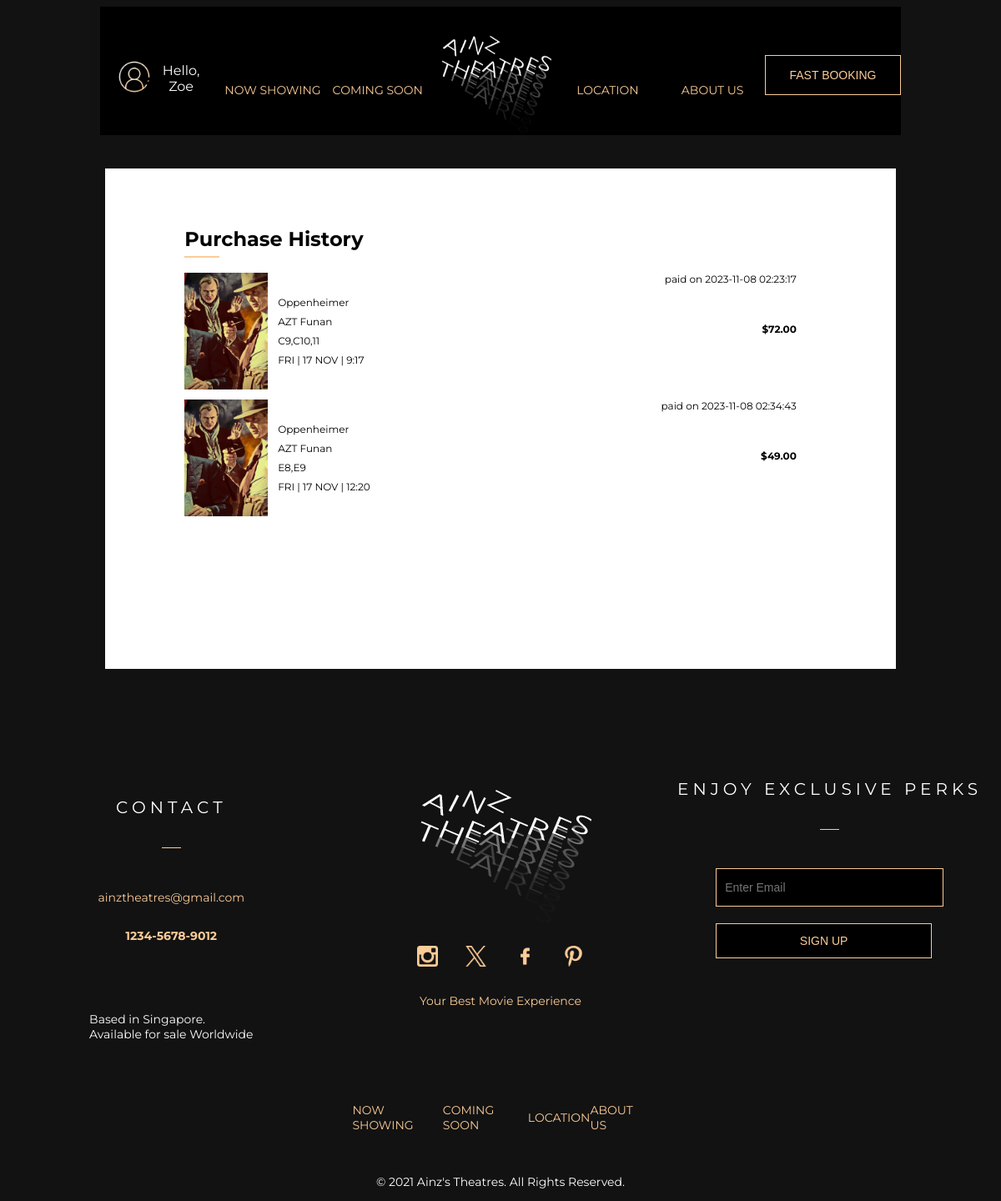
Page /purchaseHistory.php?fb_movie=1 (signed in) on the committed database.
### tables this page shows
CREATE TABLE `payment` (
  `id` int(11) NOT NULL,
  `screeningId` int(11) NOT NULL,
  `userId` int(11) DEFAULT NULL,
  `email` varchar(100) NOT NULL,
  `contact` int(8) NOT NULL,
  `seatNumbers` varchar(100) NOT NULL,
  `numberOfSeats` int(11) NOT NULL,
  `totalAmount` float NOT NULL,
  `paymentMethod` varchar(100) NOT NULL,
  `status` varchar(50) DEFAULT NULL,
  `timeOfPayment` datetime NOT NULL DEFAULT current_timestamp()
);

CREATE TABLE `movie` (
  `id` int(11) NOT NULL,
  `title` varchar(100) NOT NULL,
  `image` varchar(50) NOT NULL,
  `duration` int(4) NOT NULL,
  `viewerDiscretion` varchar(10) NOT NULL,
  `viewerDiscretionDescription` varchar(50) DEFAULT NULL,
  `sypnosis` varchar(2000) NOT NULL,
  `director` varchar(100) NOT NULL,
  `cast` varchar(500) NOT NULL,
  `releaseDate` date NOT NULL,
  `genre` varchar(50) NOT NULL
);

CREATE TABLE `location` (
  `id` int(11) NOT NULL,
  `name` varchar(100) NOT NULL,
  `address` varchar(200) NOT NULL,
  `image` varchar(100) NOT NULL
);

### purchaseHistory.php (the view, shortened to what this page needs)
<!DOCTYPE html>
<html lang="en">
  <head>
    <link rel="stylesheet" href="css/global.css" />
    <link rel="stylesheet" href="css/purchaseHistory.css" />
  </head>
  <?php
    if(isset($_SESSION["login"])){
      if($_SESSION["login"]=='IsIn'){
        $userId = $_SESSION["userId"];
      }
    }
  $conn=mysqli_connect("localhost","root","" ,"IE4717_ainzs_theatres");
  if(isset($userId)){
    $sql_select="SELECT M.title as movieTitle,
                M.image,
                L.name as locationName,
                P.seatNumbers,
                DAYNAME(S.timing) as dayName,
                DAY(S.timing) as day,
                MONTHNAME(S.timing) as monthName,
                HOUR(S.timing) as hour,
                MINUTE(S.timing) as minute,
                P.timeOfPayment,
                P.totalAmount
                FROM payment as P
                JOIN screening as S ON P.screeningId=S.id
                JOIN movie as M ON M.id=S.movieId
                JOIN location as L ON L.id=S.locationId
                where userId=".$userId;
      $paymentRecords = $conn->query($sql_select);
  }
?>
  <body>
  <nav class="navbar">
    <?php
      if(isset($_SESSION['login'])=="IsIn"){
        if(isset($_SESSION['username'])){
        $username = $_SESSION['username'];
    ?>
    <div class="dropdown">
    <button onclick="myFunction()" class="dropbtn"><img src="image/login.png" id="dropbtnimg"><p>Hello, <?php echo $username?></p></button>
  </div>
    <?php  }}else{ ?>
      <a href="login.php" class="user" id="login"><img src="image/login.png" ><p>Login</p></a>
  <?php }?>
    <br>
    <a href="index.php#nowShowingSection" class="navlinks">NOW SHOWING</a>
    <a href="index.php#nowShowingSection" class="navlinks">COMING SOON</a>
    <a href="index.php" id="logo"><img src="image/Asset 1@4x.png"></a>
    <a href="locations.php" class="navlinks">LOCATION</a>
    <a href="index.php#aboutuscontent" class="navlinks">ABOUT US</a>
    <br>
    <input type="submit" value="FAST BOOKING" class="lol" onclick="openFastBooking();">
  </nav>
    <div id="content">
      <div id="slip">
        <div class="content">
            <div class="title">
                Purchase History
            </div>
            <hr color="#fbcc97">
            <div class="scrollView">
            <?php
              while($row = $paymentRecords->fetch_assoc()){
            ?>
                <div class="historyRecord">
                    <img src="image/<?php echo $row['image']?>">
                    <div class="textContent">
                        <div class="col1">
                            <span>
                              <?php echo $row['movieTitle']?>
                            </span>
                            <span>
                              <?php echo $row['locationName']?>
                            </span>
                            <span>
                              <?php echo $row['seatNumbers']?>
                            </span>
                            <span>
                              <?php echo strtoupper(substr($row['dayName'], 0, 3)) ?>  |  <?php echo $row["day"] ?> <?php echo strtoupper(substr($row['monthName'], 0, 3)) ?>  |  <?php echo $row["hour"] ?>:<?php echo $row["minute"] ?>
                            </span>
                        </div>
                        <div class="col2">
                            <span>
                              paid on <?php echo $row['timeOfPayment']?>
                            </span>
                            <span class="amountPaid">
                              $<?php echo number_format($row['totalAmount'],2)?>
                            </span>
                        </div>
                    </div>
                </div>
          <?php
            }
          ?>
            </div>
        </div>
      </div>
    </div>
    <footer>
    <div class="footers">
      <div class="footersections">
        <br> <br> <br>
        <span>CONTACT</span>
        <br> <br>
        <div class="line"></div>
        <br> <br>
        <div class="contact">
          <p>ainztheatres@gmail.com</p>
          <p><b> 1234-5678-9012</b></p>
        </div>
        <br> <br> <br>
        <p class="bb">Based in Singapore.<br>Available for sale Worldwide</p>
      </div>
      <div class="footersections">
        <div class="logofooter">
          <img src="./image/Asset 1@4x.png">
          <div class="socialmedia">
            <img src="./image/instagram-symbol.png">
            <img src="./image/twitter.png">
            <img src="./image/facebook.png">
            <img src="./image/pinterest.png">
          </div>
        </div><br>
        <p>Your Best Movie Experience</p>
      </div>
      <div class="footersections">
        <br> <br> <br>
        <span>ENJOY EXCLUSIVE PERKS</span>
        <br> <br>
        <div class="line"></div>
        <br> <br>
        <form>
          <input type="text" placeholder="Enter Email"><br>
          <input type="submit" value="SIGN UP">
        </form>
        <br><br><br><br><br><br><br>
      </div>
    </div>
    <div class="footerbottom">
      <div class="footernav">
        <a href="index.php#nowShowingSection">NOW SHOWING</a>
        <a href="index.php#nowShowingSection">COMING SOON</a>
        <a href="locations.php">LOCATION</a>
        <a href="index.php#aboutuscontent">ABOUT US</a>
      </div>
      <br> <br>
      <p>© 2021 Ainz's Theatres. All Rights Reserved.</p>
  </footer>
  </body>
</html>

### css/global.css (style rules this page uses)
body { background-color: #000000; height: 100px; font-family: Montserrat; }
.dropbtn { background-color: #000000; color: white; padding: 16px; font-size: 16px; border: none; cursor: pointer; font-family: Montserrat; margin-top: 30px; display: flex; flex-direction: row; justify-content: center; align-items: center; z-index: 1; }
.dropbtn #dropbtnimg { width: 50px; height: 50px; }
.dropbtn p { margin-top: 21px; }
.dropdown { position: relative; display: inline-block; z-index: 1; }
nav a { text-decoration: none; color: #fbcc97; font-family: Montserrat; font-size: 14px; }
.navbar { display: flex; flex-direction: row; justify-content: space-around; width: 80vw; margin-left: auto; margin-right: auto; color: #fbcc97; }
.navbar #logo { margin-top: 30px; margin-bottom: -30px; }
.navbar .navlinks { margin-top: 70px; }
.navbar img { width: 150px; height: 150px; }
.lol { height: 6vh; width: 180px; color: #fbcc97; background-color: #000000; border: 1px #fbcc97 solid; font-size: 14px; margin-top: 58px; overflow: hidden; position: relative; transition: 0.5s; }
.lol::before { content: ""; position: absolute; top: 0; left: -100%; width: 100%; height: 100%; background: linear-gradient(90deg, transparent, #ffffff, transparent); transition: left 0.5s, background-color 0.5s, color 0.5s; }
.navlinks { display: inline-block; position: relative; width: 140px; align-items: center; align-content: center; text-align: center; margin-bottom: 24px; }
.navlinks::after { content: ""; position: absolute; width: 100%; transform: scaleX(0); height: 2px; bottom: 0; left: 0; background-color: #333333; transform-origin: bottom right; transition: transform 0.25s ease-out; }
footer { font-family: Montserrat; font-size: 14px; color: #fbcc97; }
.footers { display: flex; flex-direction: row; justify-content: space-around; color: #fbcc97; font-family: Montserrat; font-size: 14px; height: 60vh; }
.footers span { font-size: 20px; color: white; letter-spacing: 5px; }
.footersections { display: flex; flex-direction: column; justify-content: center; align-items: center; width: 33%; }
.footersections .line { width: 23px; height: 1px; background: #fbcc97; }
.footersections .contact { display: flex; flex-direction: column; align-items: center; }
.footersections .bb { color: white; }
.footersections .socialmedia { display: flex; justify-content: space-around; }
.footersections .socialmedia img { height: 25px; width: 25px; }
.footersections input[type="text"] { border: 0.5px solid #fbcc97; background: rgba(18, 18, 18, 0); color: #fbcc97; font-size: 14px; margin-top: 10px; margin-bottom: 10px; padding-left: 10px; width: 259px; height: 42px; flex-shrink: 0; }
.footersections input[type="text"] { background-color: #000000; color: white; transition-duration: 0.3s; }
.footersections input[type="submit"] { background-color: #000000; color: #fbcc97; border: 1px #fbcc97 solid; font-size: 14px; margin-top: 10px; margin-bottom: 10px; width: 259px; height: 42px; transition-duration: 0.3s; }
.footerbottom { display: flex; flex-direction: column; align-items: center; color: white; }
.footerbottom .footernav { display: flex; flex-direction: row; justify-content: space-between; align-items: center; width: 30%; }
.footerbottom .footernav a { color: #fbcc97; text-decoration: none; }

### rows in the picture
payment: movie.image (picture), movie.title "Oppenheimer", location.name "AZT Funan", seatNumbers "C9,C10,11", dayName "FRI", day "17", monthName "NOV", hour "9", minute "17", timeOfPayment "2023-11-08 02:23:17", totalAmount "72.00"
payment: movie.image (picture), movie.title "Oppenheimer", location.name "AZT Funan", seatNumbers "E8,E9", dayName "FRI", day "17", monthName "NOV", hour "12", minute "20", timeOfPayment "2023-11-08 02:34:43", totalAmount "49.00"

### other values in the picture
$username "Zoe"
